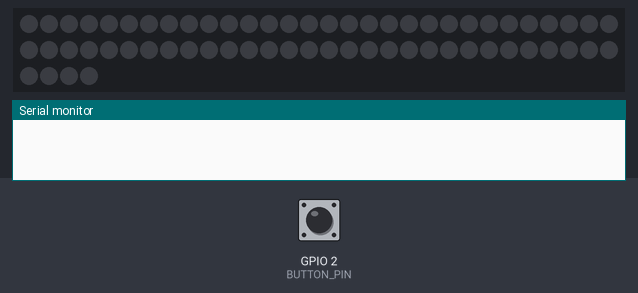
A sketch run on a simulated ESP32. On the bench: 64 RGB LEDs in strip order, left to right, continuing on the next row, the last lines printed to the serial monitor. The inputs (shaded band) are chosen by the test bench; at power-on: GPIO 2 (BUTTON_PIN) HIGH. Dim RGB values are drawn brighter than linear.

Above: at 1.2 s.
1.3 s: GPIO 2 (BUTTON_PIN) pulled LOW for 0.15 s
At 2.5 s:
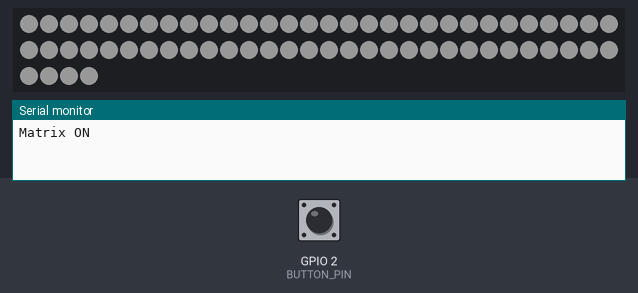
2.9 s: GPIO 2 (BUTTON_PIN) pulled LOW for 1 s
At 3.8 s:
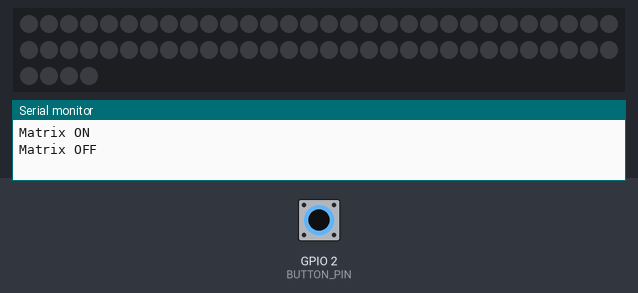
5.4 s: GPIO 2 (BUTTON_PIN) pulled LOW for 3.2 s
At 5.7 s:
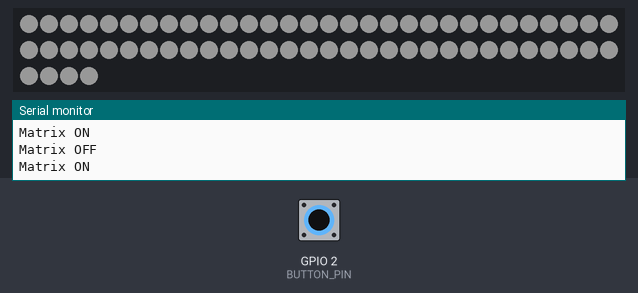
Timing chart, 0 to 8.4 s (numbered marks = the images above; inputs shaded):
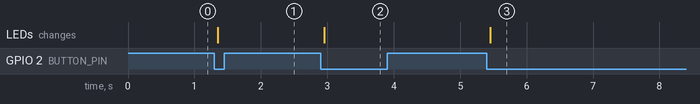

The sketch:

Arduino_Nano_ESP32_16x16_LED_Matrix.ino
```cpp
#include <Adafruit_NeoPixel.h>

// --- Pin Definitions ---
const int LED_PIN    = 6; // LEDマトリクスのDINピン
const int BUTTON_PIN = 2; // タクトスイッチのピン

// --- Matrix Settings ---
const int LED_COUNT = 64; // 16x16 = 256個のLED

// NeoPixelオブジェクトを作成
Adafruit_NeoPixel strip(LED_COUNT, LED_PIN, NEO_GRB + NEO_KHZ800);

// --- State Variables ---
bool isMatrixOn = false;      // LEDが点灯しているかどうかの状態を保存 (最初はOFF)
bool lastButtonState = HIGH;  // 前回のボタンの状態を保存

void setup() {
  // デバッグ用にシリアル通信を開始
  Serial.begin(115200);

  // ボタンピンを内部プルアップ付き入力モードに設定
  pinMode(BUTTON_PIN, INPUT_PULLUP);

  // NeoPixelライブラリを初期化
  strip.begin();
  strip.setBrightness(40); // 明るさを設定 (最初は低めが安全です)
  strip.clear();           // 全てのLEDを消灯
  strip.show();            // マトリクスに反映
}

void loop() {
  // 現在のボタンの状態を読み取る
  bool currentButtonState = digitalRead(BUTTON_PIN);

  // ボタンが「押された瞬間」（前回HIGH -> 今回LOW）を検出
  if (lastButtonState == HIGH && currentButtonState == LOW) {
    // isMatrixOnの状態を反転させる (true -> false, false -> true)
    isMatrixOn = !isMatrixOn;
    delay(50); // 簡単なチャタリング防止

    // 新しい状態に基づいてマトリクスを更新
    if (isMatrixOn) {
      // もしONにするなら、マトリクスを白色で塗りつぶす
      Serial.println("Matrix ON");
      strip.fill(strip.Color(150, 150, 150)); // 明るすぎない白
    } else {
      // もしOFFにするなら、マトリクスを消灯する
      Serial.println("Matrix OFF");
      strip.clear();
    }
    // 変更をマトリクスに反映させる
    strip.show();
  }

  // 今回のボタンの状態を「前回の状態」として保存する
  lastButtonState = currentButtonState;
}
```

Measured:
- after the input at 1.3 s, the LEDs: change after 0.05 s (image 1)
- after the input at 2.9 s, the LEDs: change after 0.05 s (image 2)
- after the input at 5.4 s, the LEDs: change after 0.05 s (image 3)
